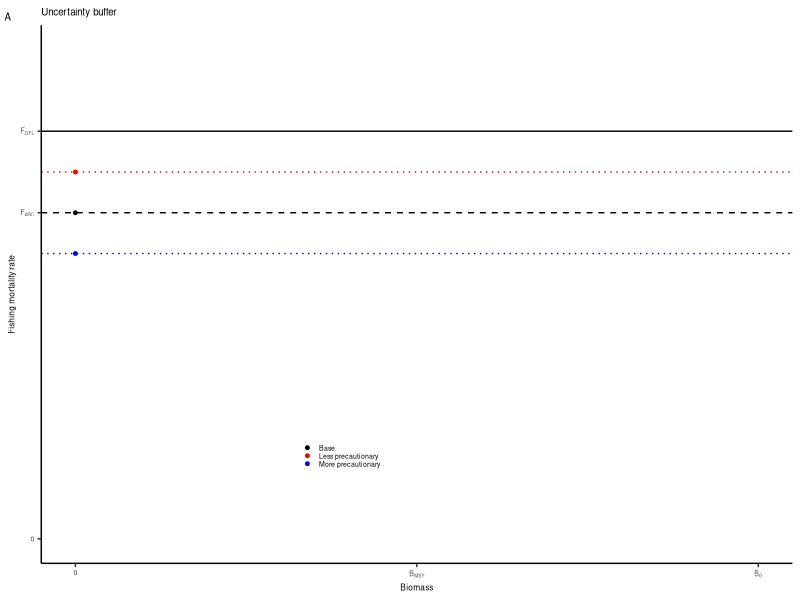
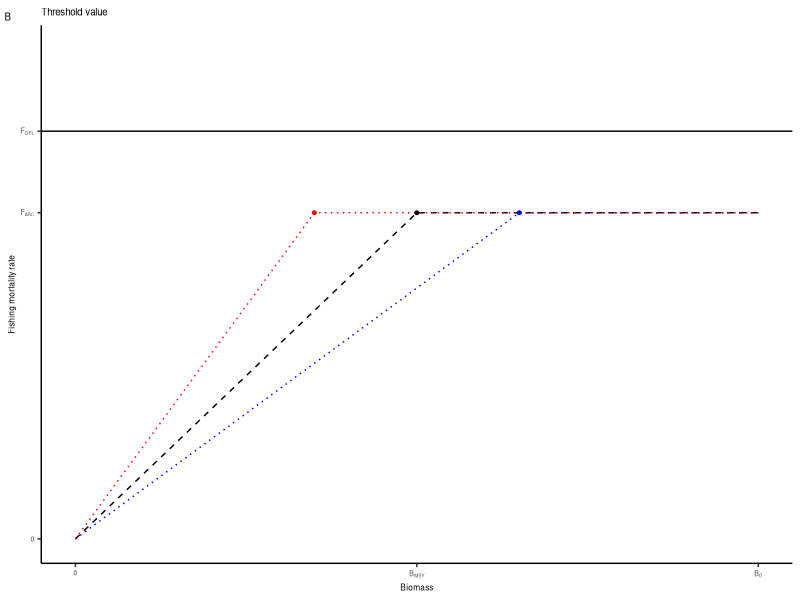
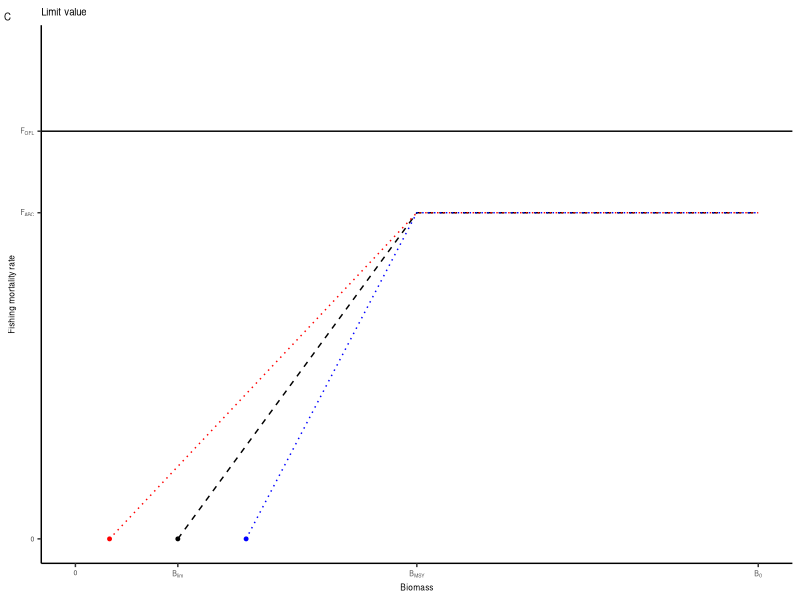
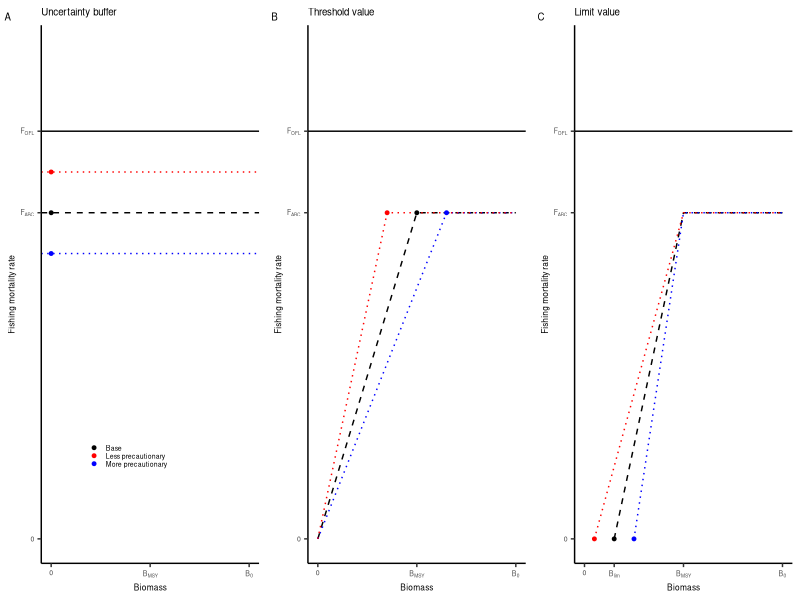

Generate these figures, in order, with R: (Note: this script raises an error after producing the figures.)

# Clear workspace
rm(list = ls())
options(dplyr.summarise.inform=F)

# Setup
################################################################################

# Packages
library(tidyverse)

# Directories
plotdir <- "figures"
outputdir <- "database"


# Build data
################################################################################

# Threshold fig
thresh1 <- tibble(x=c(0, 1, 2),
                  y=c(0, 0.8, 0.8))
thresh2 <- tibble(x=c(0, 1.3, 2),
                  y=c(0, 0.8, 0.8))
thresh3 <- tibble(x=c(0, 0.7, 2),
                  y=c(0, 0.8, 0.8))

# Limit fig
limit1 <- tibble(x=c(0.3, 1, 2),
                  y=c(0, 0.8, 0.8))
limit2 <- tibble(x=c(0.1, 1, 2),
                  y=c(0, 0.8, 0.8))
limit3 <- tibble(x=c(0.5, 1, 2),
                  y=c(0, 0.8, 0.8))

# Points
pts1 <- tibble(type=c("Base", "More precautionary", "Less precautionary"),
              x=c(0, 0, 0),
              y=c(0.8, 0.7, 0.9))
pts2 <- tibble(type=c("Base", "More precautionary", "Less precautionary"),
               x=c(1.0, 1.3, 0.7),
               y=c(0.8, 0.8, 0.8))
pts3 <- tibble(type=c("Base", "More precautionary", "Less precautionary"),
               x=c(0.3, 0.5, 0.1),
               y=c(0, 0, 0))

# Plot data
################################################################################

# Setup theme
my_theme <-  theme(axis.text=element_text(size=5),
                   axis.title=element_text(size=6),
                   plot.title=element_text(size=7),
                   plot.tag=element_text(size=7),
                   plot.tag.position = c(0, 0.985),
                   legend.text=element_text(size=5),
                   legend.title=element_blank(),
                   # Gridlines
                   panel.grid.major = element_blank(),
                   panel.grid.minor = element_blank(),
                   panel.border = element_blank(),
                   panel.background = element_blank(),
                   axis.line = element_line(colour = "black"),
                   # Legend
                   legend.background = element_rect(fill=alpha('blue', 0)))


# Uncertainty buffer
g1 <- ggplot() +
  # Plot lines
  geom_hline(yintercept=1) + # FOFL
  geom_hline(yintercept=0.8, linetype="dashed") + # FABC
  geom_hline(yintercept=c(0.7, 0.9), linetype="dotted", color=c("blue", "red")) + # alternatives
  # Plot points
  geom_point(data=pts1, mapping=aes(x=x, y=y, color=type), size=1) +
  # Labels
  labs(x="Biomass",
       y="Fishing mortality rate",
       title="Uncertainty buffer",
       tag="A") +
  # X-axis
  scale_x_continuous(lim=c(0, 2),
                     breaks=c(0, 1, 2),
                     labels=c("0", expression("B"["MSY"]), expression("B"["0"]))) +
  # Y-axis
  scale_y_continuous(lim=c(0, 1.2),
                     breaks=c(0, 0.8,  1),
                     labels=c("0", expression("F"["ABC"]), expression("F"["OFL"]))) +
  # Legend
  scale_color_manual(name="", values=c("black", "red", "blue")) +
  # Theme
  theme_bw() + my_theme +
  theme(legend.position = c(0.4, 0.2),
        legend.key.size = unit(0.2, "cm"))
g1

# Threshhold value
g2 <- ggplot() +
  # Plot lines
  geom_hline(yintercept=1) + # FOFL
  geom_line(data=thresh1, mapping=aes(x=x, y=y), linetype="dashed") +
  geom_line(data=thresh2, mapping=aes(x=x, y=y), linetype="dotted", color="blue") +
  geom_line(data=thresh3, mapping=aes(x=x, y=y), linetype="dotted", color="red") +
  # Plot points
  geom_point(data=pts2, mapping=aes(x=x, y=y, color=type), size=1) +
  # Labels
  labs(x="Biomass",
       y="Fishing mortality rate",
       title="Threshold value",
       tag="B") +
  # X-axis
  scale_x_continuous(lim=c(0, 2),
                     breaks=c(0, 1, 2),
                     labels=c("0", expression("B"["MSY"]), expression("B"["0"]))) +
  # Y-axis
  scale_y_continuous(lim=c(0, 1.2),
                     breaks=c(0, 0.8, 1),
                     labels=c("0",  expression("F"["ABC"]), expression("F"["OFL"]))) +
  # Legend
  scale_color_manual(name="", values=c("black", "red", "blue")) +
  # Theme
  theme_bw() + my_theme +
  theme(legend.position = "none")
g2

# Limit value
g3 <- ggplot() +
  # Plot lines
  geom_hline(yintercept=1) +
  geom_line(data=limit1, mapping=aes(x=x, y=y), linetype="dashed") +
  geom_line(data=limit2, mapping=aes(x=x, y=y), linetype="dotted", color="red") +
  geom_line(data=limit3, mapping=aes(x=x, y=y), linetype="dotted", color="blue") +
  # Plot points
  geom_point(data=pts3, mapping=aes(x=x, y=y, color=type), size=1) +
  # Labels
  labs(x="Biomass",
       y="Fishing mortality rate",
       title="Limit value",
       tag="C") +
  # X-axis
  scale_x_continuous(lim=c(0, 2),
                     breaks=c(0, 0.3, 1, 2),
                     labels=c("0", expression("B"["lim"]), expression("B"["MSY"]), expression("B"["0"]))) +
  # Y-axis
  scale_y_continuous(lim=c(0, 1.2),
                     breaks=c(0, 0.8, 1),
                     labels=c("0",  expression("F"["ABC"]), expression("F"["OFL"]))) +
  # Legend
  scale_color_manual(name="", values=c("black", "red", "blue")) +
  # Theme
  theme_bw() + my_theme +
  theme(legend.position = "none")
g3

# Merge
g <- gridExtra::grid.arrange(g1, g2, g3, ncol=3)
g

# Export plot
ggsave(g, filename=file.path(plotdir, "Fig6_hcr_tradeoffs.png"),
       width=6, height=2, units="in", dpi=600)


